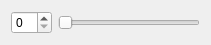
<?xml version="1.0" encoding="UTF-8"?>
<ui version="4.0">
 <class>CunstomizedControl</class>
 <widget class="QWidget" name="CunstomizedControl">
  <property name="geometry">
   <rect>
    <x>0</x>
    <y>0</y>
    <width>211</width>
    <height>41</height>
   </rect>
  </property>
  <property name="windowTitle">
   <string>Form</string>
  </property>
  <layout class="QHBoxLayout" name="horizontalLayout">
   <item>
    <widget class="QSpinBox" name="spinBox"/>
   </item>
   <item>
    <widget class="QSlider" name="horizontalSlider">
     <property name="orientation">
      <enum>Qt::Horizontal</enum>
     </property>
    </widget>
   </item>
  </layout>
 </widget>
 <resources/>
 <connections/>
</ui>
